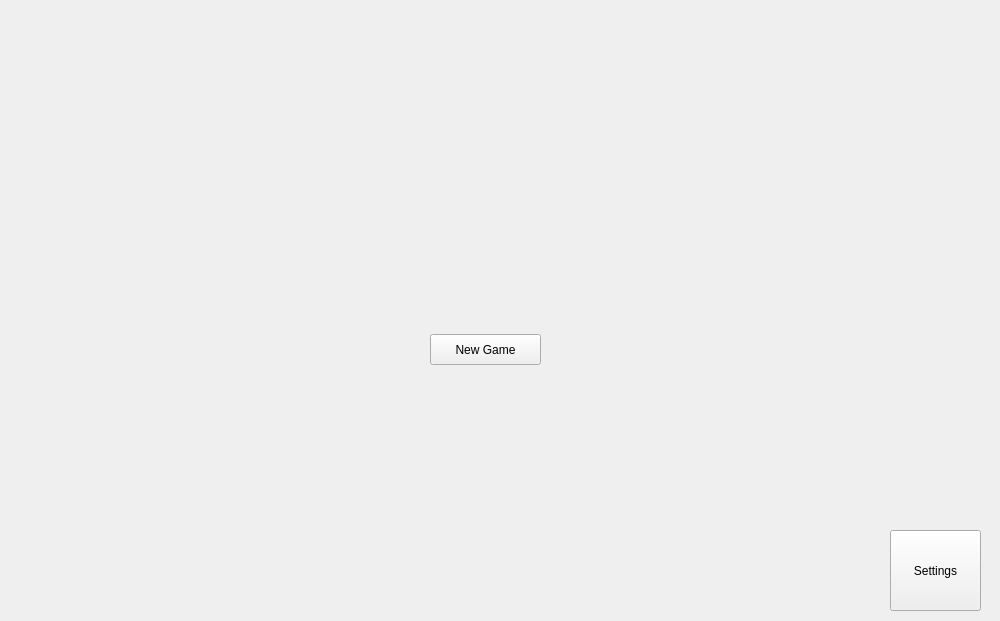
<?xml version="1.0" encoding="UTF-8"?>
<ui version="4.0">
 <class>HomePageWindow</class>
 <widget class="QMainWindow" name="HomePageWindow">
  <property name="geometry">
   <rect>
    <x>0</x>
    <y>0</y>
    <width>1000</width>
    <height>621</height>
   </rect>
  </property>
  <property name="minimumSize">
   <size>
    <width>1000</width>
    <height>621</height>
   </size>
  </property>
  <property name="windowTitle">
   <string>MainWindow</string>
  </property>
  <widget class="QWidget" name="centralwidget">
   <widget class="QLabel" name="backgroundImageLabel">
    <property name="geometry">
     <rect>
      <x>0</x>
      <y>0</y>
      <width>1000</width>
      <height>911</height>
     </rect>
    </property>
    <property name="text">
     <string/>
    </property>
    <property name="pixmap">
     <pixmap resource="ressources.qrc">:/images/homescreen_background.jpg</pixmap>
    </property>
   </widget>
   <widget class="QPushButton" name="newGameButton">
    <property name="geometry">
     <rect>
      <x>430</x>
      <y>334</y>
      <width>111</width>
      <height>31</height>
     </rect>
    </property>
    <property name="text">
     <string>New Game</string>
    </property>
   </widget>
   <widget class="QLabel" name="titleLabel">
    <property name="geometry">
     <rect>
      <x>170</x>
      <y>-120</y>
      <width>661</width>
      <height>391</height>
     </rect>
    </property>
    <property name="text">
     <string/>
    </property>
    <property name="scaledContents">
     <bool>true</bool>
    </property>
    <property name="alignment">
     <set>Qt::AlignCenter</set>
    </property>
   </widget>
   <widget class="QToolButton" name="settingsToolButton">
    <property name="geometry">
     <rect>
      <x>890</x>
      <y>530</y>
      <width>91</width>
      <height>81</height>
     </rect>
    </property>
    <property name="text">
     <string>Settings</string>
    </property>
    <property name="icon">
     <iconset theme="application-x-executable"/>
    </property>
    <property name="iconSize">
     <size>
      <width>120</width>
      <height>120</height>
     </size>
    </property>
   </widget>
  </widget>
 </widget>
 <resources>
  <include location="ressources.qrc"/>
 </resources>
 <connections/>
</ui>
